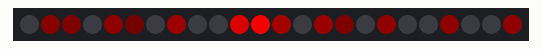
Simulated run of this program. Board: ATmega328P, built with avr-gcc and emulated at 16 MHz. Parts: 24 RGB LEDs in strip order, left to right. Wiring (inferred from the names in the program): WS2812 LEDs: data PB4. Dim RGB values are drawn brighter than linear; random numbers use the default seed unless the program sets one.

Above: at 0.15 s.
At 37.42 s:
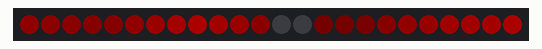
At 39.7 s:
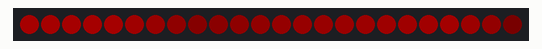

The program:

main.c
```c
#include "NeoPixel.h"
#include <stdlib.h>

int main()
{
	pixel_struct pixel;

	pixel.r = 10;
	pixel.g = 0;
	pixel.b = 0;


	ledsetup();
	int seven[8] = {0,0,80,0,0,80,0,0};//technically 8
	float seven_F[8] = {0,0,0,0,255,0,0,0};//technically 8
	setStrand(pixel);
	Map7FFT(seven_F);

	unsigned int test = 0x05;


	seven[0] = reverse(test);
	//Map7Linear(seven);

	vector_2 zs[4];

	//float z[8] = {0,1,2,3,4,5,6,7};
	const unsigned int Size = 8;
	float z[8] = {0,0,0,255,0,0,0,0};


	Compute_FFT(zs,8,z);

	float result = Eval_Func(zs, Size, 3.0);
	displayStrand();


	unsigned int counter; //used for sinusoudal light pulsing
	while (1)
	{
		//colorwipe();

		int k = 0;
		int temp;

		for(k = 0; k < 7; k++)
		{
			temp = rand()%50 + 0;
			seven_F[k] = (float)temp;
			seven[k] = temp;
		}


		seven_F[7] = (seven_F[0] + seven_F[6])/2; //interpolating an 8th position since the MSGEQ7 only gives 7
		seven[7] = (seven[0] + seven[6])/2;

		_delay_ms(250);

		//Map7FFT(seven_F);
		Map7Linear(seven);

		displayStrand();
		counter++;
	}

	return 0;
}
```

FFT.h
```c
#ifndef FFT_H
#define FFT_H

#include <math.h>
#include <limits.h>


//Fast Fourier Transformation Functions
//This will not initially be for general purpose FFT, but rather FFT on an array of 8 values
//(this is all we need since MSGEQ7 gives 7 values)
//We will zero pad at the first value

//Size of sample vector
#define SIZE 8

/*********** Structure Definitions *************/

//complex number structure
typedef struct{
	float real;
	float imaginary;
}complex;

//a vector with 2 elements
typedef struct{
	complex v[2];
}vector_2;

//a vector with 4 elements
typedef struct{
	complex v[4];

}vector_4;

//final transformed vector
typedef struct{
	complex d[8];
}X_k;


/*********** Function Declarations *************/
void Unitize(float y[]);
unsigned int reverse(unsigned int number);
int populate(vector_2 z_vectors[], unsigned int size_N, float z[]);
void Fourierize(vector_2 z_vectors[], unsigned int size_N);
void multiplyDN(vector_2 z_vectors[], unsigned int N);
void multiplyDN_All(vector_2 z_vectors[], unsigned int D_Size, unsigned int vector_size);
void Combine_SD(vector_2 z_vectors[], const unsigned int N, const unsigned int SD_Size);


//common matrix multiplications
vector_2 multiplyF2(vector_2 z2);
vector_2 multiplyD2(vector_2 triangle_2);
vector_4 multiplyD4(vector_4 triangle_2);

//populates vectors with permuted values
void populate_8(vector_2 *z1, vector_2 *z2, vector_2 *z3, vector_2 *z4, float z[]);

//complex/vector math
complex c_Add(complex c_1, complex c_2);
vector_2 v_Add2(vector_2 v1, vector_2 v2);
vector_4 v_Add4(vector_4 v1, vector_4 v2);
vector_2 v_Sub2(vector_2 v1, vector_2 v2);
vector_4 v_Sub4(vector_4 v1, vector_4 v2);
complex c_Sub(complex c_1, complex c_2);
complex c_Mult(complex c_1, complex c_2);

float eval_Func_8(X_k d_vector, float point);
X_k combine_final_8(vector_4 Square, vector_4 Diamond);


/*********** Function Definitions *************/

//incoming array must be size 8, zero padded
void Unitize(float y[])
{
	int i = 0;
	for(i = 0; i < SIZE; i++)
	{
		y[i] /= SIZE;
	}
}

//takes in vector and returns result of F2 multiplication
//note that:
/*
	F2 = [1 , 1]
		 [1 ,-1]
*/
vector_2 multiplyF2(vector_2 z2)
{
	complex temp;
	temp = c_Add(z2.v[0], z2.v[1]);
	z2.v[1] = c_Sub(z2.v[0], z2.v[1]);
	z2.v[0] = temp;
	return z2;
}

/*
 * D vector exists in the permutative reduction of the fourier matrix
 * it is defined as a diagonal matrix with entries 1, omega, omega^2... omega^n-1

 * where omega = e^(pi/N), N = size of matrix
*/

vector_2 multiplyD2(vector_2 triangle_2)
{
	vector_2 diamond;
	complex d2;

	d2.real = 0;
	d2.imaginary = -1;

	diamond.v[0] = triangle_2.v[0];
	diamond.v[1] = c_Mult(d2, triangle_2.v[1]);

	return diamond;
}

vector_4 multiplyD4(vector_4 triangle_2)
{
	vector_4 diamond;

	complex d1;
	d1.real = 1.0;
	d1.imaginary = 0;

	complex d2;
	d2.real = 1.0/sqrt(2.0);
	d2.imaginary = -1.0/sqrt(2.0);

	complex d3;
	d3.real = 0;
	d3.imaginary = -1.0;

	complex d4;
	d4.real = -1.0/sqrt(2.0);
	d4.imaginary = -1.0/sqrt(2.0);

	//d1 - d4 values verified


	diamond.v[0] = c_Mult(triangle_2.v[0], d1);
	diamond.v[1] = c_Mult(triangle_2.v[1], d2);
	diamond.v[2] = c_Mult(triangle_2.v[2], d3);
	diamond.v[3] = c_Mult(triangle_2.v[3], d4);

	return diamond;
}

//function used to simultaneously permute vector and
void populate_8(vector_2 *z1, vector_2 *z2, vector_2 *z3, vector_2 *z4, float z[])
{
	// Setting real Part	// Setting imaginary part
	//z1
	z1->v[0].real = z[0]; z1->v[0].imaginary = 0;
	z1->v[1].real = z[4]; z1->v[1].imaginary = 0;

	//z2
	z2->v[0].real = z[2]; z2->v[0].imaginary = 0;
	z2->v[1].real = z[6]; z2->v[1].imaginary = 0;

	//z3
	z3->v[0].real = z[1]; z3->v[0].imaginary = 0;
	z3->v[1].real = z[5]; z3->v[1].imaginary = 0;

	//z4
	z4->v[0].real = z[3]; z4->v[0].imaginary = 0;
	z4->v[1].real = z[7]; z4->v[1].imaginary = 0;

}

int populate(vector_2 z_vectors[], unsigned int size_N, float z[])//max size is UINT_MAX
{
	if(size_N % 2 != 0)
	{
		return 1; //return 1 if the array isnt a multiple of 2
	}
	int bitsize = log(size_N)/log(2); //how many bits to describe the vector

	unsigned int i = 0, index = 0, shiftAmount = (sizeof(unsigned int)*8) - bitsize;
	for(i = 0; i < size_N/2; i++)
	{

			index = reverse(i*2) >> shiftAmount; //which Z value goes in this
			z_vectors[i].v[0].real = z[index];///size_N; //unitizing in place.
			z_vectors[i].v[0].imaginary = 0;

			index = reverse(i*2+1) >> shiftAmount; //which Z value goes in this
			z_vectors[i].v[1].real = z[index];///size_N; //unitizing in place.
			z_vectors[i].v[1].imaginary = 0;

	}
	return 0;
}

void Fourierize(vector_2 z_vectors[], unsigned int size_N)
{
	unsigned int i = 0;
	for(i = 0; i < size_N/2; i++)
	{
		z_vectors[i] = multiplyF2(z_vectors[i]);
	}
}

void multiplyDN(vector_2 z_vectors[], unsigned int N)
{
	unsigned int i;
	complex temp;
	for(i = 0; i < N; i++)
	{
		temp.real = cos(-1.0*i*M_PI/N);
		temp.imaginary = sin(-1.0*i*M_PI/N);
		z_vectors[(int)(i/2)].v[i%2] = c_Mult(temp, z_vectors[(int)(i/2)].v[i%2]);
	}
}

void multiplyDN_All(vector_2 z_vectors[], unsigned int N , unsigned int D_Size)
{
	unsigned int i;
	//how many DN multiplications to do
	for(i = 0; i < (N/(D_Size*2)); i++)
	{
		multiplyDN(&z_vectors[(i*D_Size + D_Size)/2], D_Size); //every other vector gets multiplied.
	}
}

//z_vectors		=	Vector we are transforming
//N				=	Size of vector
//SD_Size		=	Number of elements in a square/diamond

void Combine_SD(vector_2 z_vectors[], const unsigned int N, const unsigned int SD_Size) //Combine square/diamond
{
	int i,k, vector_unit = (SD_Size/2); //# of vectors in a square/triangle
	vector_2 SD_vector[(SD_Size/2)*(N/(SD_Size*2))]; //used for temporary storage of squares
				 // (# of elements in total vector)/(# of elements in S/D * # of S/D in a group)
	for(i = 0; i < N/(SD_Size*2); i++)//for every square/diamond group
	{
		//Grabbing square and putting it in SD_vector, computing first half of combination group
		//for every vector in square
		for(k = 0; k < vector_unit; k++)
		{
			SD_vector[k] = z_vectors[i*2*vector_unit + k]; //storing square value
			z_vectors[i*(vector_unit+1) + k] = v_Add2(z_vectors[i*2*vector_unit + k], z_vectors[vector_unit*(i*2 + 1) + k]);//add squares and diamonds,store in square location
		}

		for(k = 0; k < vector_unit; k++)
		{
			z_vectors[vector_unit*(i*2 + 1) + k] = v_Sub2(SD_vector[k], z_vectors[vector_unit*(i*2 + 1) + k]);//Subtract diamonds from squares
		}


	}
}

unsigned int reverse(unsigned int number)
{
	unsigned int r = number; // r will be reversed bits of v; first get LSB of v
	unsigned int s = sizeof(number) * CHAR_BIT - 1; // extra shift needed at end

	for (number >>= 1; number; number >>= 1)
	{
		r <<= 1;
		r |= number & 1;
		s--;
	}
	r <<= s; // shift when v's highest bits are zero

	return r;
}

vector_4 combine_two(vector_2 Square, vector_2 Diamond)
{
	vector_4 step_2;
	vector_2 temp, temp2; //storing sum and difference in advance

	temp = v_Add2(Diamond, Square);
	temp2 = v_Sub2(Square, Diamond);

	step_2.v[0] = temp.v[0];
	step_2.v[1] = temp.v[1];
	step_2.v[2] = temp2.v[0];
	step_2.v[3] = temp2.v[1];

	return step_2;
}

X_k combine_final(vector_4 Square, vector_4 Diamond)
{
	X_k transformed;
	vector_4 temp, temp2;//storing sum and difference in advance

	temp = v_Add4(Square, Diamond);
	temp2 = v_Sub4(Square, Diamond);

	transformed.d[0] = temp.v[0];
	transformed.d[1] = temp.v[1];
	transformed.d[2] = temp.v[2];
	transformed.d[3] = temp.v[3];
	transformed.d[4] = temp2.v[0];
	transformed.d[5] = temp2.v[1];
	transformed.d[6] = temp2.v[2];
	transformed.d[7] = temp2.v[3];


	return transformed;
}

//function adds two complex numbers and returns the result
complex c_Add(complex c_1, complex c_2)
{
	complex temp;
	temp.real = c_1.real + c_2.real;
	temp.imaginary = c_1.imaginary + c_2.imaginary;

	return temp;
}

//add vectors, returns the result
vector_2 v_Add2(vector_2 v1, vector_2 v2)
{
	vector_2 temp;

	temp.v[0] = c_Add(v1.v[0], v2.v[0]);
	temp.v[1] = c_Add(v1.v[1], v2.v[1]);

	return temp;
}

vector_4 v_Add4(vector_4 v1, vector_4 v2)
{
	vector_4 temp;

	temp.v[0] = c_Add(v1.v[0], v2.v[0]);
	temp.v[1] = c_Add(v1.v[1], v2.v[1]);
	temp.v[2] = c_Add(v1.v[2], v2.v[2]);
	temp.v[3] = c_Add(v1.v[3], v2.v[3]);

	return temp;

}

complex c_Sub(complex c_1, complex c_2)
{
	complex temp;
	temp.real = c_1.real - c_2.real;
	temp.imaginary = c_1.imaginary - c_2.imaginary;

	return temp;

}

vector_2 v_Sub2(vector_2 v1, vector_2 v2)
{
	vector_2 temp;

	temp.v[0] = c_Sub(v1.v[0], v2.v[0]);
	temp.v[1] = c_Sub(v1.v[1], v2.v[1]);

	return temp;
}

vector_4 v_Sub4(vector_4 v1, vector_4 v2)
{
	vector_4 temp;

	temp.v[0] = c_Sub(v1.v[0], v2.v[0]);
	temp.v[1] = c_Sub(v1.v[1], v2.v[1]);
	temp.v[2] = c_Sub(v1.v[2], v2.v[2]);
	temp.v[3] = c_Sub(v1.v[3], v2.v[3]);

	return temp;

}

//function multiplies two complex numbers and returns the result
complex c_Mult(complex c_1, complex c_2)
{
	complex temp;
	temp.real = (c_1.real*c_2.real) - (c_1.imaginary*c_2.imaginary);
	temp.imaginary = (c_1.real*c_2.imaginary) + (c_1.imaginary*c_2.real);

	return temp;

}


float eval_Func_8(X_k d_vector, float point)
{
	float final_value = d_vector.d[0].real / 2; //getting constant value

	float Im, Re;

	int i = 0;
	//start at 1 since we already evaluated k=0
	for(i = 1; i < 8; i++)
	{
		Re = d_vector.d[i].real;		//assigning value to a variable means fewer structure accesses
		Im = d_vector.d[i].imaginary;	//FFT will be a little faster

		if(Re > 0.001 || Re < -0.001)//cosine part
			final_value += Re*cos(i*point);

		if(Im > 0.001 || Im < -0.001)//sine part
			final_value += Im*sin(i*point);
	}
	return final_value;
}

//gets an X_k vector from an array of y values (assuming size is 8)
X_k evalX_k(float y[])
{
	X_k transformed;
	Unitize(y);//unitizing values of y

	vector_2 z1, z2, z3, z4; //vectors to hold permuted values

	vector_4 z1_2, z2_2; //vectors holding second stage of values

	vector_2 diamond_z2, diamond_z4;

	vector_4 diamond_4;

	populate_8(&z1, &z2, &z3, &z4, y);


	//Muliply all Z vectors by F2 (the whole reason the FFT exists is so we can do this instead of higher N values for FN)
	z1 = multiplyF2(z1);
	z2 = multiplyF2(z2);
	z3 = multiplyF2(z3);
	z4 = multiplyF2(z4);

	diamond_z2 = multiplyD2(z2);//obtaining 'Diamond' vectors
	diamond_z4 = multiplyD2(z4);

	z1_2 = combine_two(z1, diamond_z2);
	z2_2 = combine_two(z3, diamond_z4);

	//verified up to here

	diamond_4 = multiplyD4(z2_2);

	transformed = combine_final(z1_2, diamond_4);

	return transformed;
}


void Compute_FFT(vector_2 z_vectors[], const unsigned int Size, float z[])
{
		populate(z_vectors, Size, z);
		Fourierize(z_vectors, Size);
		unsigned int i;
		for(i = 2; i < Size; i *= 2)
		{
			multiplyDN_All(z_vectors, Size, i);
			Combine_SD(z_vectors, Size, i);
		}

}

float Eval_Func(vector_2 z_vectors[], const unsigned int Size, float point)
{
	int i;
	float final_value = 0.0, Re, Im;
	for(i = 0; i < Size/2; i++)
	{
		Re = z_vectors->v[0].real;		//assigning value to a variable means fewer structure accesses
		Im = z_vectors->v[0].imaginary;	//FFT will be a little faster

		if(Re > 0.001 || Re < -0.001)//cosine part
			final_value += Re*cos(i*point);

		if(Im > 0.001 || Im < -0.001)//sine part
			final_value += Im*sin(i*point);

		Re = z_vectors->v[1].real;		//assigning value to a variable means fewer structure accesses
		Im = z_vectors->v[1].imaginary;	//FFT will be a little faster

		if(Re > 0.001 || Re < -0.001)//cosine part
			final_value += Re*cos((i+1)*point);

		if(Im > 0.001 || Im < -0.001)//sine part
			final_value += Im*sin((i+1)*point);
	}

	return final_value;
}
#endif
```

Source omitted: NeoPixel.h (6970 bytes)
